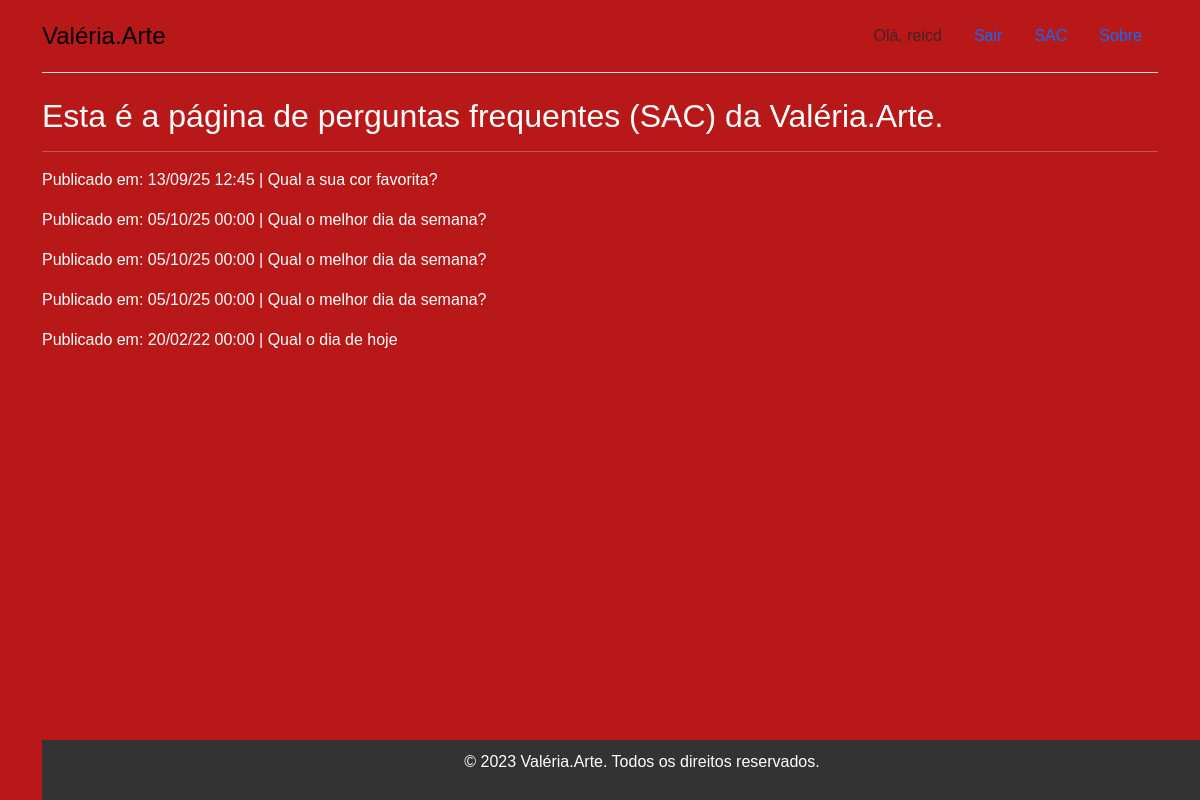
Before: /about/ (signed in) with the older database file.
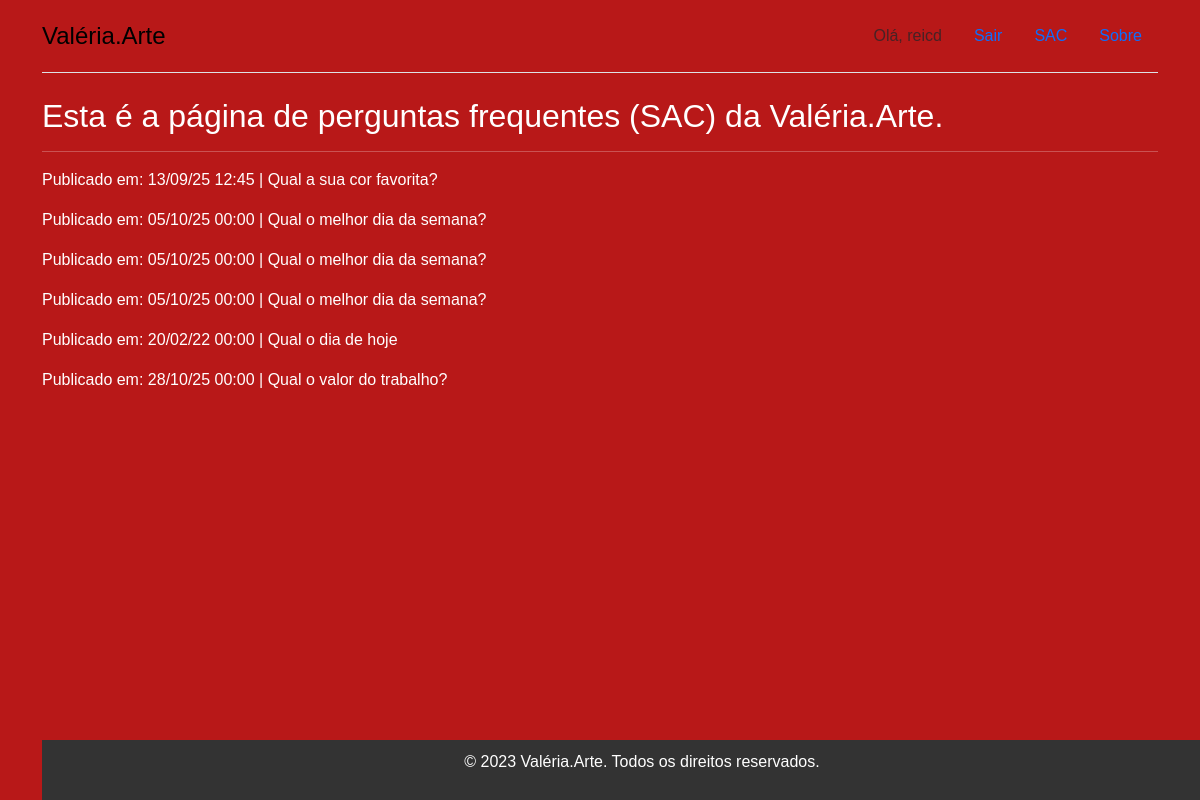
After: the same page with the newer database file.
### sac/models.py (models this page shows)
class Question(models.Model):
    question_text = models.CharField(max_length=200, verbose_name="Pergunta")
    pub_date = models.DateTimeField("Data de publicação")
    class Meta:
        verbose_name = "Pergunta"
        verbose_name_plural = "Perguntas"

### sac/views.py (the view)
# urls.py: path('about/', about, name='products-about'),
@login_required
def about(request):
    question = Question.objects.all()
    context = {'all_questions': question}
    return render(request, 'sac/question.html', context)

### templates/sac/question.html (shortened to what this page needs)
{% extends '_layout2.html' %}
{% load static %}
{% block content %}
  <h2>Esta é a página de perguntas frequentes (SAC) da Valéria.Arte.</h2> <hr>
    {% for question in all_questions %}
        <div class="faq-item">
                <p>Publicado em: {{ question.pub_date | date:"d/m/y H:i" }} | {{ question.question_text }} </p>
        </div>
        {% empty %}
            <p>Nenhuma pergunta disponível no momento.</p>
    {% endfor %}
{% endblock %}

Changed rows visible on the page:
added Question: pub_date "28/10/25 00:00", question_text "Qual o valor do trabalho?"
